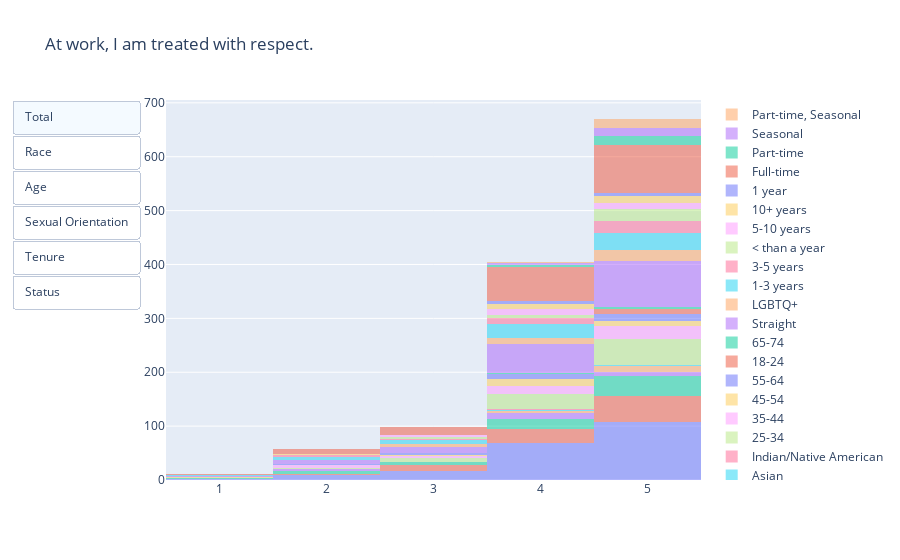

Notebook source saved alongside this figure:
### Markdown cell above
### At work I am treated with respect.

### Code cell
#defining list_updatemenus
list_updatemenus = [{'label': 'Total',
                     'method': 'update',
                     'args': [{'visible': [True, False, False, False, False, False, False, False, False, False, False, False, False, False, False, False, False, False, False, False, False, False, False, False, False]}, {'title': 'At work, I am treated with respect.'}]},
                    {'label': 'Race',
                     'method': 'update',
                     'args': [{'visible': [False, True, True, True, True, True, True, False, False, False, False, False, False, False, False, False, False, False, False, False, False, False, False, False, False]}, {'title': 'At work, I am treated with respect.'}]},
                    {'label': 'Age',
                     'method': 'update',
                     'args': [{'visible': [False, False, False, False, False, False, False, True, True, True, True, True, True, False, False, False, False, False, False, False, False, False, False, False, False]}, {'title': 'At work, I am treated with respect.'}]},
                    {'label': 'Sexual Orientation',
                     'method': 'update',
                     'args': [{'visible': [False, False, False, False, False, False, False, False, False, False, False, False, False, True, True, False, False, False, False, False, False, False, False, False, False]}, {'title': 'At work, I am treated with respect.'}]},
                   {'label': 'Tenure',
                     'method': 'update',
                     'args': [{'visible': [False, False, False, False, False, False, False, False, False, False, False, False, False, False, False, True, True, True, True, True, True, False, False, False, False]}, {'title': 'At work, I am treated with respect.'}]},
                   {'label': 'Status',
                     'method': 'update',
                     'args': [{'visible': [False, False, False, False, False, False, False, False, False, False, False, False, False, False, False, False, False, False, False, False, False, True, True, True, True]}, {'title': 'At work, I am treated with respect.'}]}
                   ]
#defining graph objects
x_total = dei['At work, I am treated with respect.  ']
x_white = dei[dei['What is your race? ']=="White"]["At work, I am treated with respect.  "]
x_latinx = dei[dei['What is your race? ']=="Latino/Hispanic"]["At work, I am treated with respect.  "]
x_black = dei[dei['What is your race? ']=="Black/ African American"]["At work, I am treated with respect.  "]
x_two_plus = dei[dei['What is your race? ']=="Two or more Races"]["At work, I am treated with respect.  "]
x_asian = dei[dei['What is your race? ']=="Asian"]["At work, I am treated with respect.  "]
x_first_peoples = dei[dei['What is your race? ']=="Indian/ Native American"]["At work, I am treated with respect.  "]
x_age1 = dei[dei["What is your age?"]=="25-34"]["At work, I am treated with respect.  "]
x_age2 = dei[dei["What is your age?"]=="35-44"]["At work, I am treated with respect.  "]
x_age3 = dei[dei["What is your age?"]=="45-54"]["At work, I am treated with respect.  "]
x_age4 = dei[dei["What is your age?"]=="55-64"]["At work, I am treated with respect.  "]
x_age5 = dei[dei["What is your age?"]=="18-24"]["At work, I am treated with respect.  "]
x_age6 = dei[dei["What is your age?"]=="65-74"]["At work, I am treated with respect.  "]
x_straight = dei[dei["What is your sexual orientation?"]=="Straight"]["At work, I am treated with respect.  "]
x_lgbtq = dei[dei["What is your sexual orientation?"]=="LGBTQ+"]["At work, I am treated with respect.  "]
x_tenure1 = dei[dei["How long have you worked for FC?"]=="1-3 years"]["At work, I am treated with respect.  "]
x_tenure2 = dei[dei["How long have you worked for FC?"]=="3-5 years"]["At work, I am treated with respect.  "]
x_tenure3 = dei[dei["How long have you worked for FC?"]=="Less than a year"]["At work, I am treated with respect.  "]
x_tenure4 = dei[dei["How long have you worked for FC?"]=="5-10 years"]["At work, I am treated with respect.  "]
x_tenure5 = dei[dei["How long have you worked for FC?"]=="10+ years"]["At work, I am treated with respect.  "]
x_tenure6 = dei[dei["How long have you worked for FC?"]=="1 year"]["At work, I am treated with respect.  "]
x_status1 = dei[dei["What is your employment status?"]=="Full-time"]["At work, I am treated with respect.  "]
x_status2 = dei[dei["What is your employment status?"]=="Part-time"]["At work, I am treated with respect.  "]
x_status3 = dei[dei["What is your employment status?"]=="Seasonal"]["At work, I am treated with respect.  "]
x_status4 = dei[dei["What is your employment status?"]=="Part-time, Seasonal"]["At work, I am treated with respect.  "]
#defining data
data=[go.Histogram(x=x_total,name='  ',opacity = .5),
      go.Histogram(x=x_white,name='White',opacity = .5),
      go.Histogram(x=x_latinx,name='Latino/Hispanic',opacity = .5),
      go.Histogram(x=x_black,name='Black/African American',opacity = .5),
      go.Histogram(x=x_two_plus,name='Two or more Races',opacity = .5),
      go.Histogram(x=x_asian,name='Asian',opacity = .5),
      go.Histogram(x=x_first_peoples,name='Indian/Native American',opacity = .5),
      go.Histogram(x=x_age1,name='25-34', opacity = .5),
      go.Histogram(x=x_age2,name='35-44',opacity = .5),
      go.Histogram(x=x_age3,name='45-54',opacity = .5),
      go.Histogram(x=x_age4,name='55-64',opacity = .5),
      go.Histogram(x=x_age5,name='18-24',opacity = .5),
      go.Histogram(x=x_age6,name='65-74',opacity = .5),
      go.Histogram(x=x_straight,name='Straight',opacity = .5),
      go.Histogram(x=x_lgbtq,name='LGBTQ+',opacity = .5),
      go.Histogram(x=x_tenure1,name='1-3 years',opacity = .5),
      go.Histogram(x=x_tenure2,name='3-5 years',opacity = .5),
      go.Histogram(x=x_tenure3,name='< than a year',opacity = .5),
      go.Histogram(x=x_tenure4,name='5-10 years',opacity = .5),
      go.Histogram(x=x_tenure5,name='10+ years',opacity = .5),
      go.Histogram(x=x_tenure6,name='1 year',opacity = .5),
      go.Histogram(x=x_status1,name='Full-time',opacity = .5),
      go.Histogram(x=x_status2,name='Part-time',opacity = .5),
      go.Histogram(x=x_status2,name='Seasonal',opacity = .5),
      go.Histogram(x=x_status2,name='Part-time, Seasonal',opacity = .5)
     
     ]


#defining layout
layout=go.Layout(title='At work, I am treated with respect.',updatemenus=list([dict(buttons= list_updatemenus,type = 'buttons')]),barmode='stack')

#defining layout and plotting
fig = go.Figure(data,layout)
fig.show()

### Figure 1 — Plotly figure (JSON) as saved in the notebook; plotly's stock layout.template omitted (floating-point values rounded to 4 significant figures; data arrays with more than 128 entries replaced by an {"elided": "..."} marker saying what was removed)
{"data": [{"name": "  ", "opacity": 0.5, "type": "histogram", "x": {"elided": "205 int values"}}, {"name": "White", "opacity": 0.5, "type": "histogram", "x": [3, 5, 2, 4, 5, 4, 3, 5, 4, 5, 4, 3, 4, 3, 3, 5, 5, 4, 5, 4, 3, 4, 4, 5, 4, 4, 4, 5, 3, 5, 5, 3, 5, 5, 4, 5, 5, 3, 4, 5, 4, 4, 5, 4, 5, 4, 4, 5, 4, 4, 4, 5, 3, 5, 5, 3, 5, 5, 5, 5, 5, 4, 5, 5, 5, 5, 5, 4, 5, 5, 5, 5, 5, 5, 5, 5, 5, 4, 5, 5, 5, 5, 5, 5, 5, 4]}, {"name": "Latino/Hispanic", "opacity": 0.5, "type": "histogram", "x": [4, 2, 5, 2, 2, 3, 4, 4, 2, 4, 4, 4, 5, 5, 3, 1, 4, 5, 5, 4, 2, 5, 5, 5, 5, 4, 3, 5, 4, 3, 3, 4, 5, 5, 5, 5, 5, 5, 4, 5, 4, 4, 4, 5, 4, 4, 4, 4, 5, 5, 5, 5, 4, 5, 5, 5, 5, 5, 5, 5, 5, 5, 5, 5, 5, 5, 5, 5]}, {"name": "Black/African American", "opacity": 0.5, "type": "histogram", "x": [4, 2, 2, 2, 1, 4, 4, 4, 4, 4, 4, 4, 4, 2, 5, 5, 5, 5, 4, 5, 5, 4, 5, 5]}, {"name": "Two or more Races", "opacity": 0.5, "type": "histogram", "x": [3, 4, 4, 4, 5, 5, 5, 5, 5, 5, 5, 5, 5, 5, 5]}, {"name": "Asian", "opacity": 0.5, "type": "histogram", "x": [4, 5, 4]}, {"name": "Indian/Native American", "opacity": 0.5, "type": "histogram", "x": [5, 4]}, {"name": "25-34", "opacity": 0.5, "type": "histogram", "x": [4, 4, 2, 2, 4, 4, 4, 5, 5, 4, 5, 5, 4, 5, 4, 4, 3, 4, 5, 4, 5, 5, 5, 3, 3, 4, 5, 5, 5, 4, 4, 4, 4, 5, 5, 5, 5, 5, 5, 5, 5, 5, 3, 5, 5, 5, 5, 5, 5, 2, 4, 5, 5, 4, 5, 4, 4, 4, 4, 5, 5, 3, 5, 4, 5, 4, 4, 5, 4, 5, 4, 5, 5, 3, 5, 5, 5, 5, 5, 5, 5, 5, 5, 4, 5, 4]}, {"name": "35-44", "opacity": 0.5, "type": "histogram", "x": [4, 4, 4, 2, 5, 4, 2, 2, 2, 3, 4, 5, 5, 5, 2, 4, 3, 5, 5, 5, 4, 5, 4, 5, 5, 5, 5, 5, 4, 4, 3, 5, 3, 4, 5, 5, 4, 5, 4, 5, 5, 4, 5, 5, 5, 5, 4]}, {"name": "45-54", "opacity": 0.5, "type": "histogram", "x": [4, 4, 5, 4, 4, 1, 4, 5, 5, 4, 4, 5, 4, 3, 5, 3, 4, 4, 4, 5, 5, 4, 3, 4, 5, 5, 5, 5]}, {"name": "55-64", "opacity": 0.5, "type": "histogram", "x": [1, 4, 4, 5, 4, 2, 5, 4, 5, 4, 5, 3, 3, 3, 4, 5, 5, 4, 5, 5, 5, 5, 5, 5, 4]}, {"name": "18-24", "opacity": 0.5, "type": "histogram", "x": [5, 4, 5, 5, 5, 5, 5, 5, 3, 5, 5, 5]}, {"name": "65-74", "opacity": 0.5, "type": "histogram", "x": [5, 5, 4, 5, 5, 4]}, {"name": "Straight", "opacity": 0.5, "type": "histogram", "x": {"elided": "161 int values"}}, {"name": "LGBTQ+", "opacity": 0.5, "type": "histogram", "x": [5, 4, 4, 5, 3, 4, 3, 5, 5, 5, 5, 3, 5, 5, 4, 5, 5, 3, 5, 4, 3, 5, 5, 4, 5, 4, 4, 5, 4, 4, 5, 5, 5, 5, 4]}, {"name": "1-3 years", "opacity": 0.5, "type": "histogram", "x": [4, 4, 5, 4, 4, 2, 1, 4, 4, 4, 5, 5, 5, 5, 5, 4, 2, 2, 3, 4, 3, 4, 5, 4, 3, 3, 4, 5, 5, 5, 4, 4, 5, 5, 5, 5, 5, 4, 5, 5, 5, 2, 5, 4, 5, 4, 3, 3, 5, 4, 4, 5, 4, 5, 3, 4, 4, 5, 4, 4, 3, 5, 5, 5, 5, 5, 5, 5, 5, 4]}, {"name": "3-5 years", "opacity": 0.5, "type": "histogram", "x": [2, 2, 4, 4, 5, 4, 2, 2, 4, 5, 5, 5, 4, 5, 4, 5, 5, 5, 5, 3, 3, 5, 4, 5, 4, 5, 5, 5, 5, 5, 4, 5, 5, 5, 5, 4, 5, 5, 5, 4]}, {"name": "< than a year", "opacity": 0.5, "type": "histogram", "x": [4, 1, 4, 5, 5, 5, 5, 5, 5, 5, 5, 5, 5, 5, 5, 4, 4, 3, 5, 4, 5, 4, 3, 5, 5, 5, 5, 5, 5, 5, 4, 5]}, {"name": "5-10 years", "opacity": 0.5, "type": "histogram", "x": [4, 2, 5, 4, 4, 4, 5, 5, 5, 5, 5, 5, 3, 5, 4, 4, 4, 5, 4, 3, 5, 3, 4, 5, 3, 4, 4, 5]}, {"name": "10+ years", "opacity": 0.5, "type": "histogram", "x": [5, 5, 4, 4, 2, 5, 4, 5, 4, 4, 5, 5, 4, 4, 3, 5, 4, 4, 5, 5, 5, 5, 5]}, {"name": "1 year", "opacity": 0.5, "type": "histogram", "x": [4, 4, 5, 4, 5, 5, 5, 5, 4, 5, 4]}, {"name": "Full-time", "opacity": 0.5, "type": "histogram", "x": {"elided": "180 int values"}}, {"name": "Part-time", "opacity": 0.5, "type": "histogram", "x": [5, 4, 5, 5, 5, 5, 5, 5, 5, 5, 4, 5, 5, 5, 5, 4, 5, 5, 5]}, {"name": "Seasonal", "opacity": 0.5, "type": "histogram", "x": [5, 4, 5, 5, 5, 5, 5, 5, 5, 5, 4, 5, 5, 5, 5, 4, 5, 5, 5]}, {"name": "Part-time, Seasonal", "opacity": 0.5, "type": "histogram", "x": [5, 4, 5, 5, 5, 5, 5, 5, 5, 5, 4, 5, 5, 5, 5, 4, 5, 5, 5]}], "layout": {"barmode": "stack", "title": {"text": "At work, I am treated with respect."}, "updatemenus": [{"buttons": [{"args": [{"visible": [true, false, false, false, false, false, false, false, false, false, false, false, false, false, false, false, false, false, false, false, false, false, false, false, false]}, {"title": "At work, I am treated with respect."}], "label": "Total", "method": "update"}, {"args": [{"visible": [false, true, true, true, true, true, true, false, false, false, false, false, false, false, false, false, false, false, false, false, false, false, false, false, false]}, {"title": "At work, I am treated with respect."}], "label": "Race", "method": "update"}, {"args": [{"visible": [false, false, false, false, false, false, false, true, true, true, true, true, true, false, false, false, false, false, false, false, false, false, false, false, false]}, {"title": "At work, I am treated with respect."}], "label": "Age", "method": "update"}, {"args": [{"visible": [false, false, false, false, false, false, false, false, false, false, false, false, false, true, true, false, false, false, false, false, false, false, false, false, false]}, {"title": "At work, I am treated with respect."}], "label": "Sexual Orientation", "method": "update"}, {"args": [{"visible": [false, false, false, false, false, false, false, false, false, false, false, false, false, false, false, true, true, true, true, true, true, false, false, false, false]}, {"title": "At work, I am treated with respect."}], "label": "Tenure", "method": "update"}, {"args": [{"visible": [false, false, false, false, false, false, false, false, false, false, false, false, false, false, false, false, false, false, false, false, false, true, true, true, true]}, {"title": "At work, I am treated with respect."}], "label": "Status", "method": "update"}], "type": "buttons"}]}}
